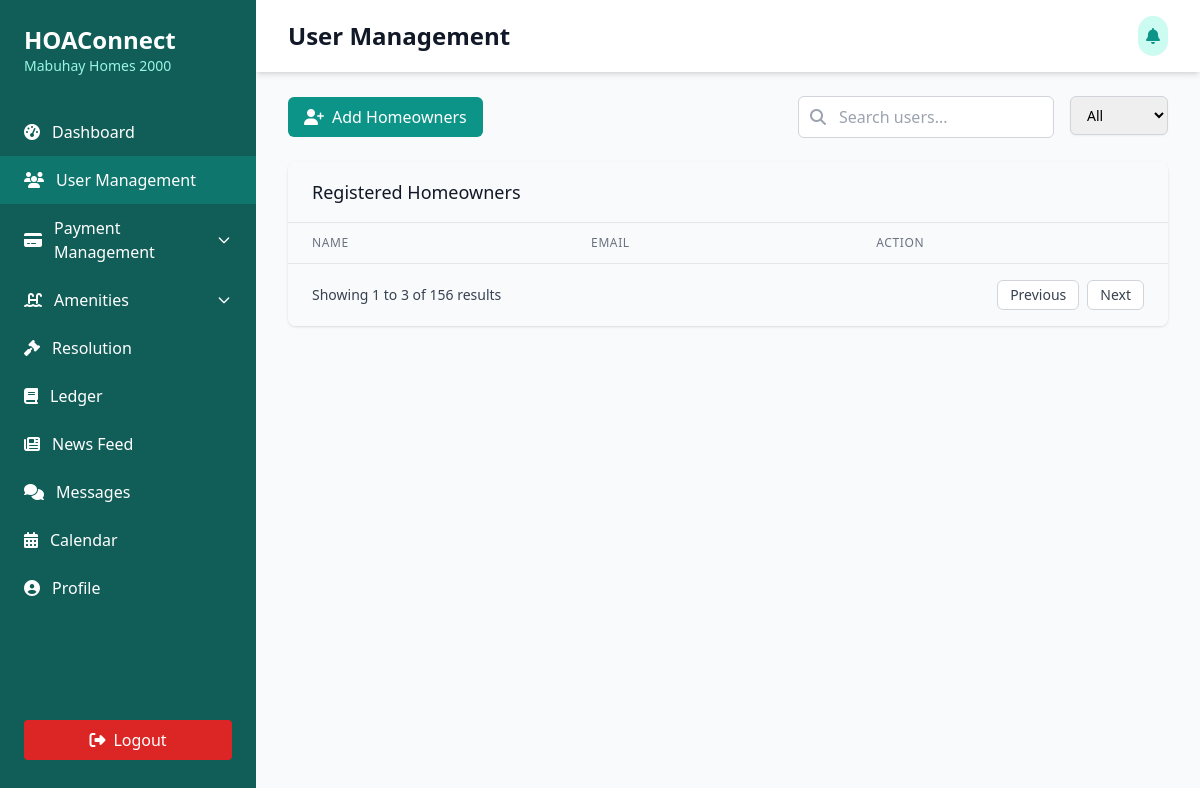
Page /Users/admin/admin-accounts.php on the earlier database version.
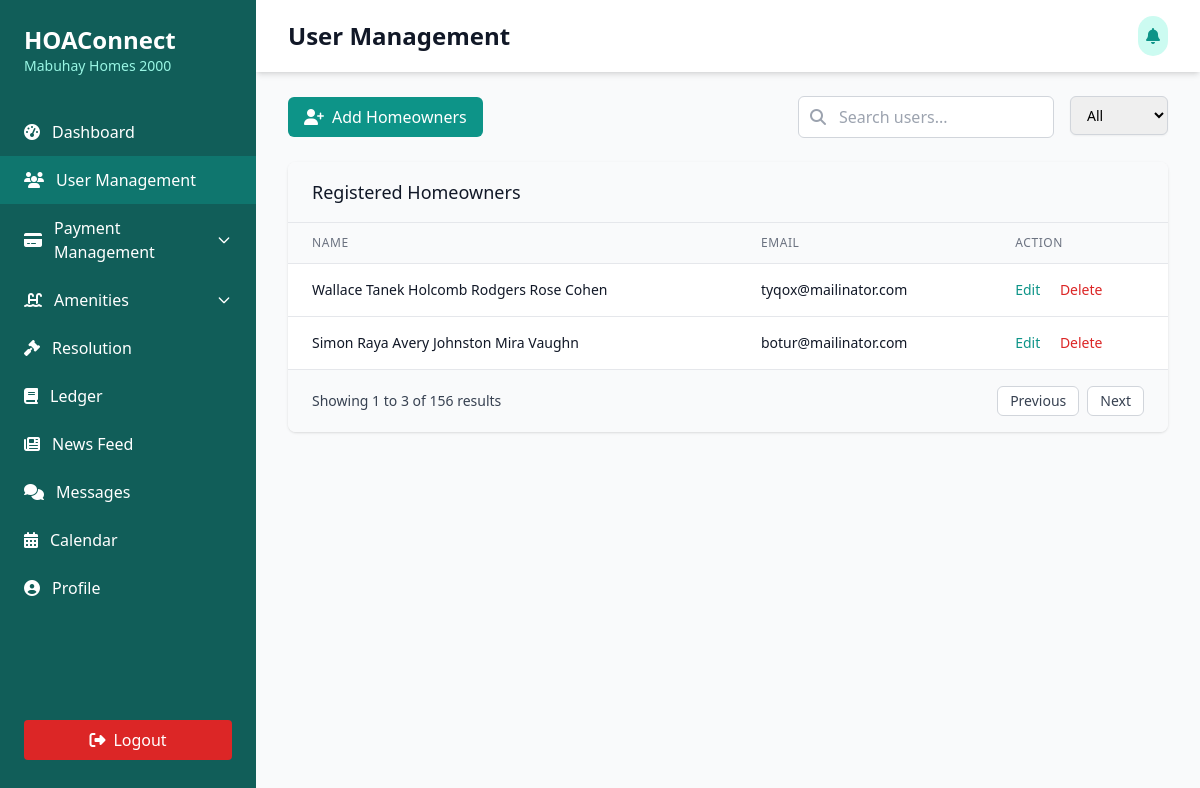
Same page on the later database version.
### tables this page shows
CREATE TABLE `users` (
  `id` int(11) NOT NULL,
  `role_id` int(11) NOT NULL,
  `user_id` int(11) NOT NULL,
  `first_name` varchar(255) NOT NULL,
  `middle_name` varchar(255) NOT NULL,
  `last_name` varchar(255) NOT NULL,
  `suffix` varchar(50) NOT NULL,
  `email_address` varchar(100) NOT NULL,
  `hoa_number` int(11) DEFAULT NULL,
  `phone_number` varchar(100) NOT NULL,
  `age` int(11) NOT NULL,
  `date_of_birth` date NOT NULL,
  `citizenship` varchar(100) NOT NULL,
  `civil_status` varchar(100) NOT NULL,
  `home_address` varchar(255) DEFAULT NULL,
  `lot_number` int(11) NOT NULL,
  `block_number` int(11) NOT NULL,
  `phase_number` int(11) NOT NULL,
  `village_name` varchar(200) NOT NULL,
  `date_created` date NOT NULL,
  `date_updated` date NOT NULL
);

### Users/admin/admin-accounts.php (the view, shortened to what the changed rows need)
<?php
include('../../connection/connection.php');
?>
<!DOCTYPE html>
<html lang="en">
<head>
  <script src="https://cdn.tailwindcss.com"></script>
  <link rel="stylesheet" href="https://cdnjs.cloudflare.com/ajax/libs/font-awesome/6.4.0/css/all.min.css" />
</head>
<body class="bg-gray-50">
  <div class="min-h-screen flex">
    <div class="bg-teal-800 text-white w-64 py-6 flex flex-col">
      <div class="px-6 mb-8">
        <h1 class="text-2xl font-bold">HOAConnect</h1>
      </div>
    </div>
    <div class="flex-1 overflow-x-hidden overflow-y-auto">
      <header class="bg-white shadow-md">
        <div class="max-w-7xl mx-auto py-4 px-4 sm:px-6 lg:px-8 flex justify-between items-center">
            <h1 class="text-2xl font-bold text-gray-900">User Management</h1>
          </div>
    </header>
      <main class="max-w-7xl mx-auto py-6 px-4 sm:px-6 lg:px-8">
        <div class="bg-white shadow rounded-lg overflow-hidden">
          <div class="px-6 py-4 border-b border-gray-200 bg-gray-50">
            <h2 class="text-lg font-medium text-gray-900">Registered Homeowners</h2>
          </div>
          <div class="overflow-x-auto">
            <table class="min-w-full divide-y divide-gray-200">
              <thead class="bg-gray-50">
                <tr>
                  <th scope="col"
                    class="px-6 py-3 text-left text-xs font-medium text-gray-500 uppercase tracking-wider">
                    Name
                  </th>
                  <th scope="col"
                    class="px-6 py-3 text-left text-xs font-medium text-gray-500 uppercase tracking-wider">
                    Email
                  </th>
                  <th scope="col"
                    class="px-6 py-3 text-left text-xs font-medium text-gray-500 uppercase tracking-wider">
                    Action
                  </th>
                </tr>
              </thead>
              <tbody id="userTableBody" class="bg-white divide-y divide-gray-200">
                <?php
                $sql_users = "SELECT * FROM users WHERE role_id = 6";
                $run_sql_users = mysqli_query($conn, $sql_users);
                foreach($run_sql_users as $row_users){
                  ?>
                  <tr>
                  <td class="px-6 py-4 whitespace-nowrap text-sm text-gray-900">
                    <?php echo $row_users['first_name'] . ' ' . $row_users['middle_name'] . ' ' . $row_users['last_name'] . ' ' . $row_users['suffix']; ?>
                  </td>
                  <td class="px-6 py-4 whitespace-nowrap text-sm text-gray-900">
                    <?php echo $row_users['email_address']; ?>
                  </td>
                  <td class="px-6 py-4 whitespace-nowrap text-sm font-medium">
                    <a href="admin-edit-accounts.php?user_id=<?php echo $row_users['user_id']; ?>"
                      class="text-teal-600 hover:text-teal-900 mr-4">Edit</a>
                    <a href="../../Query/delete-account.php?user_id=<?php echo $row_users['user_id']; ?>&role_id=<?php echo $row_users['role_id']; ?>"
                      class="text-red-600 hover:text-red-900"
                      onclick="return confirm('Are you sure you want to delete this account?');">Delete</a>
                  </td>
                <?php
               }
               ?>
              </tbody>
            </table>
          </div>
        </div>
      </main>
    </div>
  </div>
</body>
</html>

Differences in the rows shown:
added users: first_name "Wallace", middle_name "Tanek Holcomb", last_name "Rodgers", suffix "Rose Cohen", email_address "tyqox@mailinator.com"
added users: first_name "Simon", middle_name "Raya Avery", last_name "Johnston", suffix "Mira Vaughn", email_address "botur@mailinator.com"
